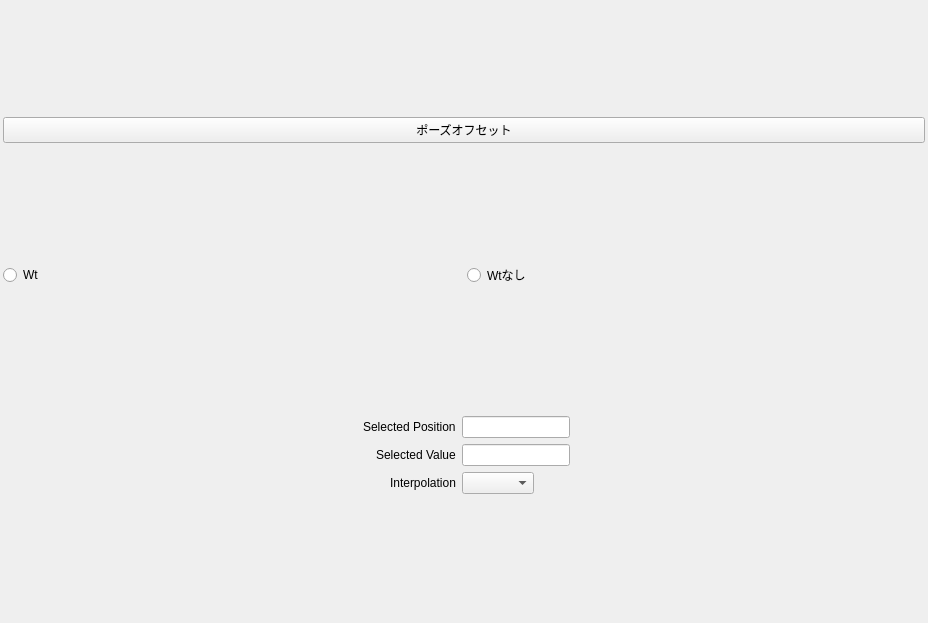
<?xml version="1.0" encoding="UTF-8"?>
<ui version="4.0">
 <class>Form</class>
 <widget class="QWidget" name="Form">
  <property name="geometry">
   <rect>
    <x>0</x>
    <y>0</y>
    <width>928</width>
    <height>623</height>
   </rect>
  </property>
  <property name="windowTitle">
   <string>MainWindow</string>
  </property>
  <layout class="QVBoxLayout" name="verticalLayout">
   <property name="leftMargin">
    <number>3</number>
   </property>
   <property name="topMargin">
    <number>3</number>
   </property>
   <property name="rightMargin">
    <number>3</number>
   </property>
   <property name="bottomMargin">
    <number>3</number>
   </property>
   <item>
    <widget class="QPushButton" name="poseoffset">
     <property name="text">
      <string>ポーズオフセット</string>
     </property>
    </widget>
   </item>
   <item>
    <layout class="QGridLayout" name="gridLayout">
     <item row="0" column="0">
      <widget class="QRadioButton" name="radioButton">
       <property name="enabled">
        <bool>true</bool>
       </property>
       <property name="text">
        <string>Wt</string>
       </property>
      </widget>
     </item>
     <item row="0" column="1">
      <widget class="QRadioButton" name="radioButton_2">
       <property name="enabled">
        <bool>true</bool>
       </property>
       <property name="text">
        <string>Wtなし</string>
       </property>
      </widget>
     </item>
    </layout>
   </item>
   <item>
    <layout class="QHBoxLayout" name="horizontalLayout_2">
     <item>
      <widget class="QWidget" name="widget" native="true">
       <property name="sizePolicy">
        <sizepolicy hsizetype="Fixed" vsizetype="Preferred">
         <horstretch>0</horstretch>
         <verstretch>0</verstretch>
        </sizepolicy>
       </property>
       <layout class="QFormLayout" name="formLayout">
        <property name="sizeConstraint">
         <enum>QLayout::SetFixedSize</enum>
        </property>
        <property name="fieldGrowthPolicy">
         <enum>QFormLayout::FieldsStayAtSizeHint</enum>
        </property>
        <property name="rowWrapPolicy">
         <enum>QFormLayout::DontWrapRows</enum>
        </property>
        <property name="labelAlignment">
         <set>Qt::AlignRight|Qt::AlignTrailing|Qt::AlignVCenter</set>
        </property>
        <property name="formAlignment">
         <set>Qt::AlignHCenter|Qt::AlignTop</set>
        </property>
        <item row="0" column="0">
         <widget class="QLabel" name="label">
          <property name="text">
           <string>Selected Position</string>
          </property>
         </widget>
        </item>
        <item row="0" column="1">
         <widget class="QLineEdit" name="lineEdit_x">
          <property name="sizePolicy">
           <sizepolicy hsizetype="Preferred" vsizetype="Fixed">
            <horstretch>0</horstretch>
            <verstretch>0</verstretch>
           </sizepolicy>
          </property>
         </widget>
        </item>
        <item row="1" column="0">
         <widget class="QLabel" name="label_2">
          <property name="text">
           <string>Selected Value</string>
          </property>
         </widget>
        </item>
        <item row="1" column="1">
         <widget class="QLineEdit" name="lineEdit_y">
          <property name="sizePolicy">
           <sizepolicy hsizetype="Expanding" vsizetype="Fixed">
            <horstretch>0</horstretch>
            <verstretch>0</verstretch>
           </sizepolicy>
          </property>
         </widget>
        </item>
        <item row="2" column="0">
         <widget class="QLabel" name="label_3">
          <property name="text">
           <string>Interpolation</string>
          </property>
         </widget>
        </item>
        <item row="2" column="1">
         <widget class="QComboBox" name="comboBox">
          <property name="sizePolicy">
           <sizepolicy hsizetype="Preferred" vsizetype="Fixed">
            <horstretch>0</horstretch>
            <verstretch>0</verstretch>
           </sizepolicy>
          </property>
          <property name="currentText">
           <string/>
          </property>
         </widget>
        </item>
       </layout>
      </widget>
     </item>
     <item>
      <layout class="QVBoxLayout" name="gradientControlLayout"/>
     </item>
    </layout>
   </item>
  </layout>
 </widget>
 <resources/>
 <connections/>
</ui>
